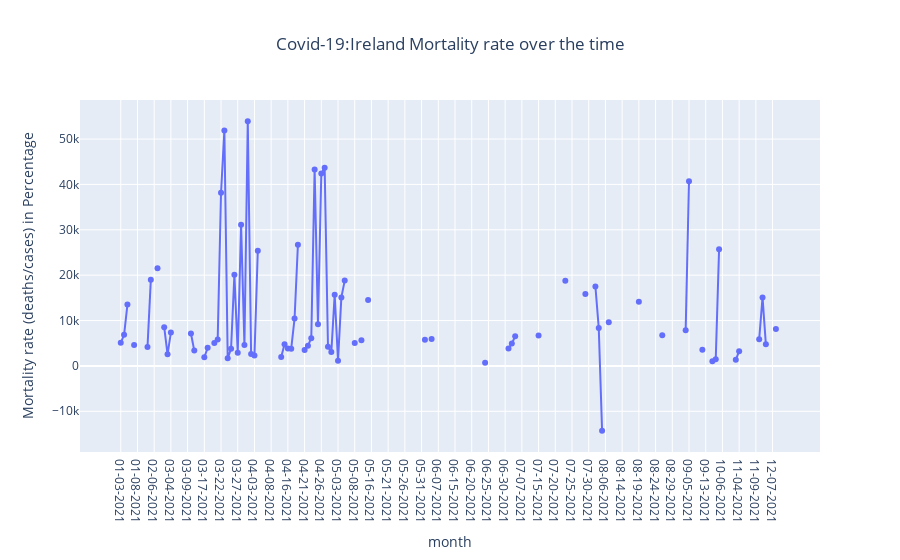

The notebook cell saved with this chart:
### Code cell
# #Ireland mortality_over_time
mortality_over_time = round((Ireland_cases / Ireland_deaths) * 100, 2)

index = mortality_over_time.index
data = mortality_over_time

fig = go.Figure(data=[

    go.Line(name='Mortality in %'
    ,x=index
    ,y=data
    ,mode="lines+markers")

])

fig['layout'].update(
    title="Covid-19:Ireland Mortality rate over the time"
    , title_x=0.5
    , xaxis_title='month'
    , yaxis_title='Mortality rate (deaths/cases) in Percentage'
)

fig.show()
#

### Figure 1 — Plotly figure (JSON) as saved in the notebook; plotly's stock layout.template omitted (floating-point values rounded to 4 significant figures; data arrays with more than 128 entries replaced by an {"elided": "..."} marker saying what was removed)
{"data": [{"mode": "lines+markers", "name": "Mortality in %", "type": "scatter", "x": {"elided": "198 str values"}, "y": {"elided": "198 float values"}}], "layout": {"title": {"text": "Covid-19:Ireland Mortality rate over the time", "x": 0.5}, "xaxis": {"title": {"text": "month"}}, "yaxis": {"title": {"text": "Mortality rate (deaths/cases) in Percentage"}}}}
